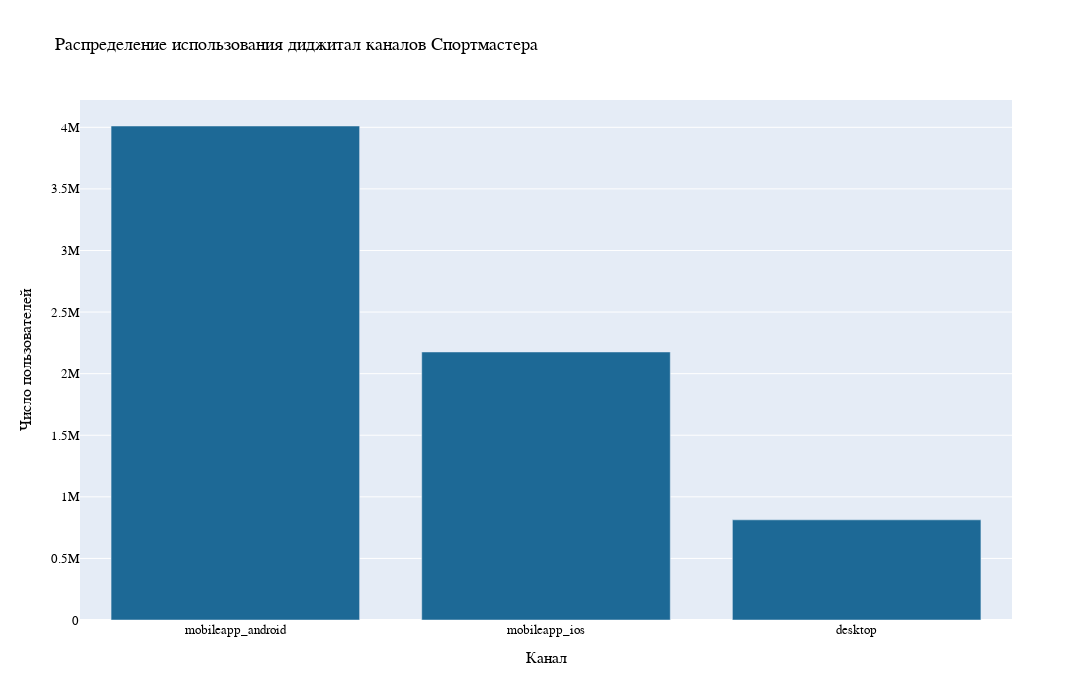

Notebook code for this chart:
### Markdown cell above
Распределение типов устройств, которые используют клиенты

### Code cell
device_types = data["device_type"].value_counts().keys()
values = data["device_type"].value_counts().values

fig = go.Figure()

fig.add_trace(go.Bar(x = device_types, y = values, marker_color = colors_list[1]))

fig.update_layout(height = 700, width = 1400)
fig.update_layout(title_text = "Распределение использования диджитал каналов Спортмастера")
fig.update_layout(font_family = "Arial", font_size = 13, title_font_family = "Arial", font_color = "black")
fig.update_xaxes(title_text = "Канал")
fig.update_yaxes(title_text = "Число пользователей")

fig.show()

### Figure 1 — Plotly figure (JSON) as saved in the notebook; plotly's stock layout.template omitted (floating-point values rounded to 4 significant figures)
{"data": [{"marker": {"color": "rgb(29, 105, 150)"}, "type": "bar", "x": ["mobileapp_android", "mobileapp_ios", "desktop"], "y": [4010702, 2176037, 813250]}], "layout": {"font": {"color": "black", "family": "Arial", "size": 13}, "height": 700, "title": {"font": {"family": "Arial"}, "text": "Распределение использования диджитал каналов Спортмастера"}, "width": 1400, "xaxis": {"title": {"text": "Канал"}}, "yaxis": {"title": {"text": "Число пользователей"}}}}
